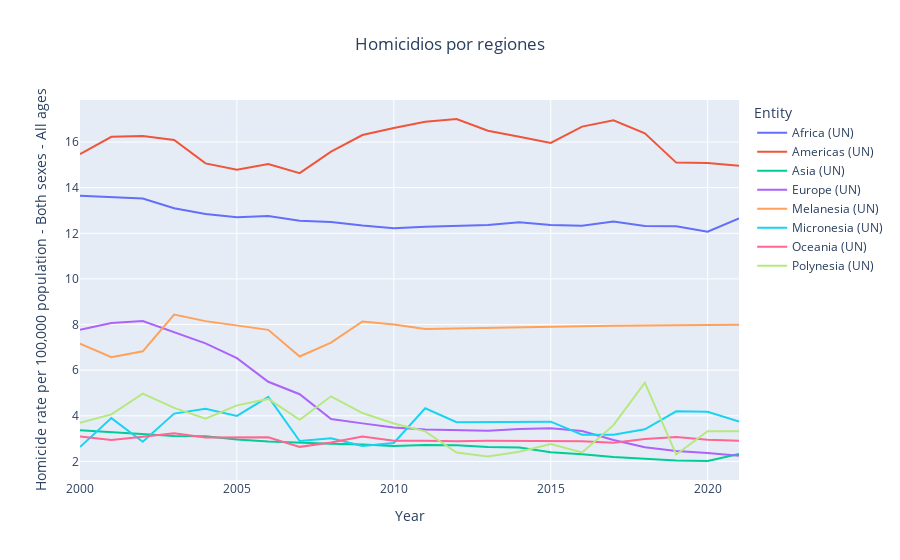

Write notebook code for a chart like this one.
### Markdown cell above
## Visualización de los homicidios por regiones

### Code cell
fig=px.line(
    data_frame=df_null,
    y="Homicide rate per 100,000 population - Both sexes - All ages",
    x="Year",
    color="Entity",
    title= "Homicidios por regiones"
            
    )
fig.update_layout(
    title={
        'text': "Homicidios por regiones",
        'x': 0.5,
        'xanchor':'center'

    }
)

### Figure 1 — Plotly figure (JSON) as saved in the notebook; plotly's stock layout.template omitted (floating-point values rounded to 4 significant figures)
{"data": [{"hovertemplate": "Entity=Africa (UN)<br>Year=%{x}<br>Homicide rate per 100,000 population - Both sexes - All ages=%{y}<extra></extra>", "legendgroup": "Africa (UN)", "line": {"color": "#636efa", "dash": "solid"}, "marker": {"symbol": "circle"}, "mode": "lines", "name": "Africa (UN)", "orientation": "v", "showlegend": true, "type": "scatter", "x": [2000, 2001, 2002, 2003, 2004, 2005, 2006, 2007, 2008, 2009, 2010, 2011, 2012, 2013, 2014, 2015, 2016, 2017, 2018, 2019, 2020, 2021], "xaxis": "x", "y": [13.65, 13.59, 13.52, 13.1, 12.85, 12.71, 12.76, 12.56, 12.5, 12.34, 12.23, 12.29, 12.34, 12.36, 12.48, 12.37, 12.33, 12.52, 12.32, 12.31, 12.07, 12.66], "yaxis": "y"}, {"hovertemplate": "Entity=Americas (UN)<br>Year=%{x}<br>Homicide rate per 100,000 population - Both sexes - All ages=%{y}<extra></extra>", "legendgroup": "Americas (UN)", "line": {"color": "#EF553B", "dash": "solid"}, "marker": {"symbol": "circle"}, "mode": "lines", "name": "Americas (UN)", "orientation": "v", "showlegend": true, "type": "scatter", "x": [2000, 2001, 2002, 2003, 2004, 2005, 2006, 2007, 2008, 2009, 2010, 2011, 2012, 2013, 2014, 2015, 2016, 2017, 2018, 2019, 2020, 2021], "xaxis": "x", "y": [15.47, 16.23, 16.27, 16.09, 15.07, 14.79, 15.03, 14.64, 15.58, 16.31, 16.62, 16.89, 17.01, 16.5, 16.23, 15.96, 16.68, 16.96, 16.38, 15.1, 15.08, 14.96], "yaxis": "y"}, {"hovertemplate": "Entity=Asia (UN)<br>Year=%{x}<br>Homicide rate per 100,000 population - Both sexes - All ages=%{y}<extra></extra>", "legendgroup": "Asia (UN)", "line": {"color": "#00cc96", "dash": "solid"}, "marker": {"symbol": "circle"}, "mode": "lines", "name": "Asia (UN)", "orientation": "v", "showlegend": true, "type": "scatter", "x": [2000, 2001, 2002, 2003, 2004, 2005, 2006, 2007, 2008, 2009, 2010, 2011, 2012, 2013, 2014, 2015, 2016, 2017, 2018, 2019, 2020, 2021], "xaxis": "x", "y": [3.369, 3.286, 3.199, 3.11, 3.107, 2.966, 2.876, 2.81, 2.775, 2.742, 2.678, 2.721, 2.703, 2.637, 2.609, 2.398, 2.315, 2.189, 2.103, 2.038, 2.018, 2.328], "yaxis": "y"}, {"hovertemplate": "Entity=Europe (UN)<br>Year=%{x}<br>Homicide rate per 100,000 population - Both sexes - All ages=%{y}<extra></extra>", "legendgroup": "Europe (UN)", "line": {"color": "#ab63fa", "dash": "solid"}, "marker": {"symbol": "circle"}, "mode": "lines", "name": "Europe (UN)", "orientation": "v", "showlegend": true, "type": "scatter", "x": [2000, 2001, 2002, 2003, 2004, 2005, 2006, 2007, 2008, 2009, 2010, 2011, 2012, 2013, 2014, 2015, 2016, 2017, 2018, 2019, 2020, 2021], "xaxis": "x", "y": [7.771, 8.07, 8.155, 7.668, 7.176, 6.524, 5.491, 4.946, 3.859, 3.667, 3.485, 3.403, 3.383, 3.34, 3.42, 3.459, 3.335, 2.937, 2.621, 2.458, 2.37, 2.245], "yaxis": "y"}, {"hovertemplate": "Entity=Melanesia (UN)<br>Year=%{x}<br>Homicide rate per 100,000 population - Both sexes - All ages=%{y}<extra></extra>", "legendgroup": "Melanesia (UN)", "line": {"color": "#FFA15A", "dash": "solid"}, "marker": {"symbol": "circle"}, "mode": "lines", "name": "Melanesia (UN)", "orientation": "v", "showlegend": true, "type": "scatter", "x": [2000, 2001, 2002, 2003, 2004, 2005, 2006, 2007, 2008, 2009, 2010, 2011, 2012, 2013, 2014, 2015, 2016, 2017, 2018, 2019, 2020, 2021], "xaxis": "x", "y": [7.165, 6.568, 6.827, 8.438, 8.15, 7.952, 7.769, 6.601, 7.209, 8.132, 7.998, 7.808, 7.836, 7.851, 7.883, 7.904, 7.924, 7.942, 7.959, 7.974, 7.978, 7.987], "yaxis": "y"}, {"hovertemplate": "Entity=Micronesia (UN)<br>Year=%{x}<br>Homicide rate per 100,000 population - Both sexes - All ages=%{y}<extra></extra>", "legendgroup": "Micronesia (UN)", "line": {"color": "#19d3f3", "dash": "solid"}, "marker": {"symbol": "circle"}, "mode": "lines", "name": "Micronesia (UN)", "orientation": "v", "showlegend": true, "type": "scatter", "x": [2000, 2001, 2002, 2003, 2004, 2005, 2006, 2007, 2008, 2009, 2010, 2011, 2012, 2013, 2014, 2015, 2016, 2017, 2018, 2019, 2020, 2021], "xaxis": "x", "y": [2.629, 3.898, 2.859, 4.095, 4.303, 3.995, 4.829, 2.894, 3.018, 2.679, 2.807, 4.331, 3.721, 3.728, 3.734, 3.743, 3.174, 3.171, 3.406, 4.195, 4.178, 3.749], "yaxis": "y"}, {"hovertemplate": "Entity=Oceania (UN)<br>Year=%{x}<br>Homicide rate per 100,000 population - Both sexes - All ages=%{y}<extra></extra>", "legendgroup": "Oceania (UN)", "line": {"color": "#FF6692", "dash": "solid"}, "marker": {"symbol": "circle"}, "mode": "lines", "name": "Oceania (UN)", "orientation": "v", "showlegend": true, "type": "scatter", "x": [2000, 2001, 2002, 2003, 2004, 2005, 2006, 2007, 2008, 2009, 2010, 2011, 2012, 2013, 2014, 2015, 2016, 2017, 2018, 2019, 2020, 2021], "xaxis": "x", "y": [3.095, 2.936, 3.085, 3.232, 3.05, 3.052, 3.057, 2.638, 2.832, 3.092, 2.901, 2.906, 2.882, 2.901, 2.9, 2.906, 2.878, 2.818, 2.978, 3.067, 2.95, 2.904], "yaxis": "y"}, {"hovertemplate": "Entity=Polynesia (UN)<br>Year=%{x}<br>Homicide rate per 100,000 population - Both sexes - All ages=%{y}<extra></extra>", "legendgroup": "Polynesia (UN)", "line": {"color": "#B6E880", "dash": "solid"}, "marker": {"symbol": "circle"}, "mode": "lines", "name": "Polynesia (UN)", "orientation": "v", "showlegend": true, "type": "scatter", "x": [2000, 2001, 2002, 2003, 2004, 2005, 2006, 2007, 2008, 2009, 2010, 2011, 2012, 2013, 2014, 2015, 2016, 2017, 2018, 2019, 2020, 2021], "xaxis": "x", "y": [3.696, 4.063, 4.975, 4.346, 3.869, 4.456, 4.739, 3.821, 4.853, 4.122, 3.662, 3.317, 2.388, 2.217, 2.421, 2.765, 2.392, 3.589, 5.452, 2.3, 3.321, 3.32], "yaxis": "y"}], "layout": {"legend": {"title": {"text": "Entity"}, "tracegroupgap": 0}, "title": {"text": "Homicidios por regiones", "x": 0.5, "xanchor": "center"}, "xaxis": {"anchor": "y", "domain": [0, 1], "title": {"text": "Year"}}, "yaxis": {"anchor": "x", "domain": [0, 1], "title": {"text": "Homicide rate per 100,000 population - Both sexes - All ages"}}}}
